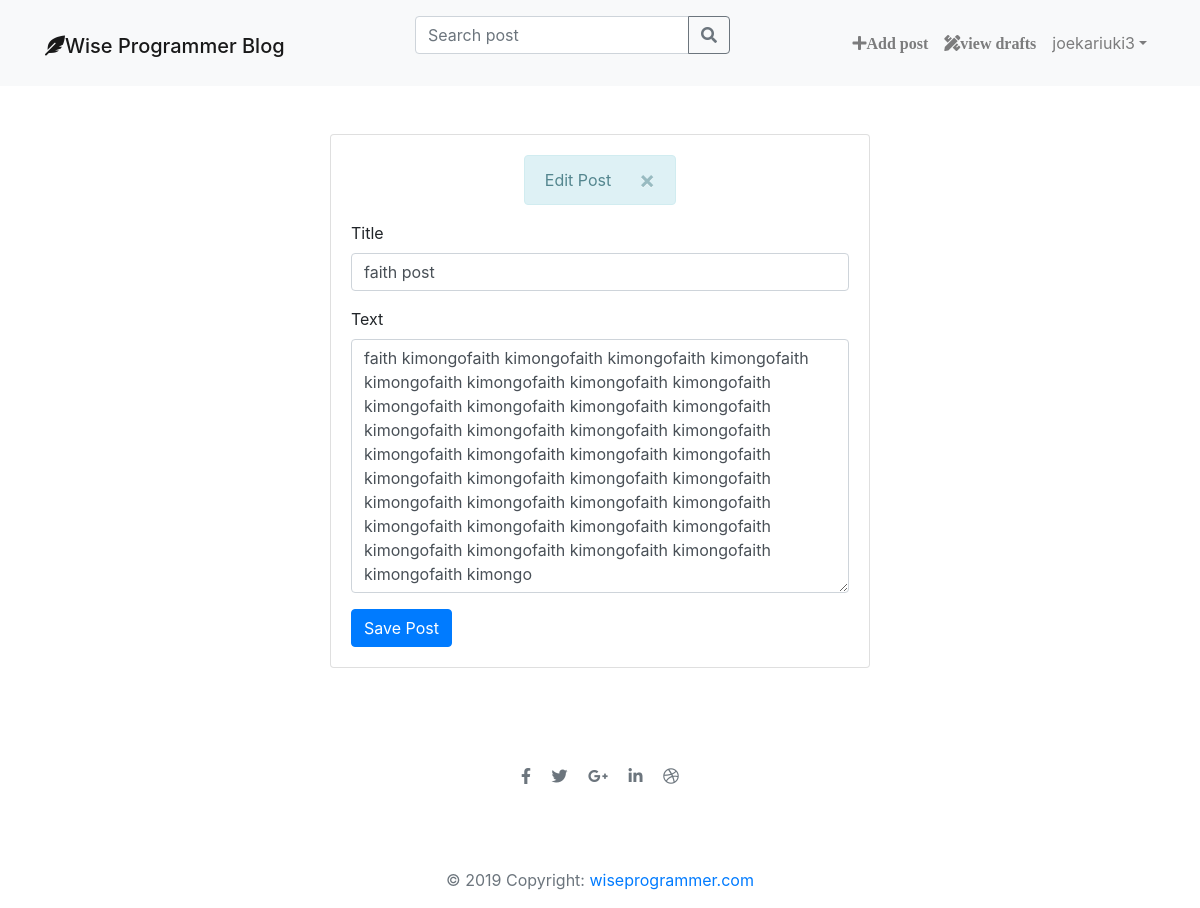
/post/51/edit/ (signed in), run on the app's committed database.
### blog/models.py (models this page shows, shortened)
class Post(models.Model):
    author = models.ForeignKey('auth.User', on_delete=models.CASCADE)
    title = models.CharField(max_length=10000)
    text = models.TextField()
    created_date = models.DateTimeField(default=timezone.now)
    published_date = models.DateTimeField(blank=True, null=True)
    edited_date = models.DateTimeField(blank=True, null=True)

### blog/views.py (the view)
# urls.py: path('post/<int:pk>/edit/', views.post_edit, name='post_edit'),
@login_required
def post_edit(request, pk):
    post = get_object_or_404(Post, pk=pk)
    if request.method == 'POST':
        form = PostForm(request.POST, instance=post)
        if form.is_valid():
            post = form.save(commit=False)
            post.author = request.user
            post.edited_date = timezone.now()
            post.save()
            messages.success(request, 'Post Updated')
            return redirect('post_detail', pk=post.pk)
    else:
        form = PostForm(instance=post)
        stuff_for_frontend = {'form': form, 'post': post}
        messages.info(request, 'Edit Post')
    return render(request, 'blog/post_edit.html', stuff_for_frontend)

### blog/forms.py
class PostForm(forms.ModelForm):
    title = forms.CharField(widget=forms.TextInput(
        attrs={'class': 'form-control', 'placeholder': 'Post title'}))
    text = forms.CharField(widget=forms.Textarea(
        attrs={'class': 'form-control', 'placeholder': 'Post body'}))
    class Meta:
        model = Post
        fields = ('title', 'text')

### blog/templates/blog/post_edit.html
{% extends 'blog/base.html' %} {% block title%} {{ post.title }} {% endblock%}
{% load crispy_forms_tags %}
{% block mainnav %}
  {% include "navbar.html" %}
{% endblock %}
{% block content%}
<div class="container mt-4 mb-4">
    <div class="row justify-content-center">
      <div class="col-xs-12 col-sm-10 col-md-6  ">
        <div class="card">
          <div class="card-body">
            {% include "message.html" %}
              <form method="POST" >
                {% csrf_token %} {{ form|crispy }}
                <button type="submit" class="btn btn-primary">Save Post</button>
              </form>
          </div>
        </div>
      </div>
    </div>
  </div>
{% endblock %}

### blog/templates/navbar.html (shortened to what this page needs)
<nav class="navbar navbar-expand-lg bg-light navbar-light sticky-top mb-4">
      <div class="container">
        <div class="navbar-header">
          <h1> <a class="navbar-brand" href="{% url 'post_list'%}"><i class="fas fa-feather-alt"></i>Wise Programmer Blog</a> </h1>
        </div>
        <div class="collapse navbar-collapse" id="collapsibleNavbar">
          <ul class="nav navbar-nav ml-auto">
            <form method="get" action="{%url 'search' %}" class="form-inline my-2  ">
              <div class="input-group mb-3">
                <input type="search" name="query" class="form-control" placeholder="Search post" aria-label="Search post" aria-describedby="basic-addon2" >
                <div class="input-group-append">
                  <button class="btn btn-outline-secondary" type="submit" >
                    <i class="fas fa-search"></i>
                  </button>
                </div>
              </div>
            </form>
          </ul>
        </div>
        <div class="collapse navbar-collapse " id="collapsibleNavbar">
          <ul class="nav navbar-nav ml-auto">
            {% if user.is_authenticated %}
            <li class="nav-item">
              <a class="nav-link" href="{% url 'post_new'%}"><i class="fa fa-plus">Add post</i></a>
            </li>
            <li class="nav-item">
              <a class="nav-link" href="{% url 'post_draft_list' %}"><i class="fas fa-pencil-ruler fa">view drafts</i></a>
            </li>
            <li class="nav-item dropdown">
              <a class="nav-link dropdown-toggle" href="#" id="navbarDropdown" role="button" data-toggle="dropdown" aria-haspopup="true" aria-expanded="false">{{ user.username}}</a>
            </li>
          </ul>
          {% else %}
                <form class="form-inline ">
                  <a class="btn btn-outline-secondary mr-4 " href="{% url 'login'%}" style="border:none;" ><i class="fas fa-sign-in-alt fa"></i>Log in</a>
                  <a class="btn btn-outline-primary mr-4" href="{% url 'signup'%}" style="border:none; ><i class="fas fa-user-plus"></i> Sign up</a>
                </form>
                {% endif %}
        </div>
      </div>
    </nav>

### data on the page
Post: title "faith post", text "faith kimongofaith kimongofaith kimongofaith kimongofaith kimongofaith kimongofaith kimongofaith kimongofaith kimongofaith kimongofaith kimongofaith kimongofaith kimongofaith kimongofaith kimongofaith kimongofaith kimongofaith kimongofaith kimongofaith kimongofaith kimongofaith kimongofaith kimongofaith kimongofaith kimongofaith kimongofaith kimongofaith kimongofaith kimongofaith kimongofaith kimongofaith kimongofaith kimongofaith kimongofaith kimongofaith kimongofaith kimongofaith kimongo"

### other printed values
{{ user.username }} "joekariuki3"
{{ message }} "Edit Post"
